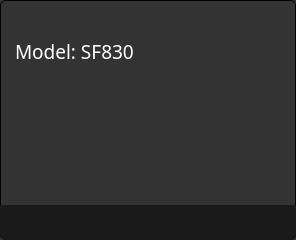
<?xml version="1.0" encoding="UTF-8"?>
<ui version="4.0">
 <class>DeviceWidget</class>
 <widget class="QWidget" name="DeviceWidget">
  <property name="geometry">
   <rect>
    <x>0</x>
    <y>0</y>
    <width>296</width>
    <height>240</height>
   </rect>
  </property>
  <property name="sizePolicy">
   <sizepolicy hsizetype="Minimum" vsizetype="Preferred">
    <horstretch>0</horstretch>
    <verstretch>0</verstretch>
   </sizepolicy>
  </property>
  <property name="minimumSize">
   <size>
    <width>296</width>
    <height>240</height>
   </size>
  </property>
  <property name="maximumSize">
   <size>
    <width>16777215</width>
    <height>247</height>
   </size>
  </property>
  <property name="font">
   <font>
    <family>Share Tech Mono</family>
    <pointsize>10</pointsize>
   </font>
  </property>
  <property name="windowTitle">
   <string>Form</string>
  </property>
  <property name="styleSheet">
   <string notr="true">QWidget#DeviceWidget {
    border: 1px solid black;
    border-radius: 5px;
    background:  rgb(51,51,51);
}
QLabel {
    color: rgb(153,153,153);
}</string>
  </property>
  <property name="locale">
   <locale language="Russian" country="Russia"/>
  </property>
  <layout class="QGridLayout" name="gridLayout">
   <property name="sizeConstraint">
    <enum>QLayout::SetDefaultConstraint</enum>
   </property>
   <property name="leftMargin">
    <number>0</number>
   </property>
   <property name="topMargin">
    <number>5</number>
   </property>
   <property name="rightMargin">
    <number>0</number>
   </property>
   <property name="bottomMargin">
    <number>0</number>
   </property>
   <property name="spacing">
    <number>15</number>
   </property>
   <item row="4" column="0" colspan="6">
    <widget class="QLabel" name="conditionLabel">
     <property name="sizePolicy">
      <sizepolicy hsizetype="MinimumExpanding" vsizetype="Fixed">
       <horstretch>0</horstretch>
       <verstretch>0</verstretch>
      </sizepolicy>
     </property>
     <property name="minimumSize">
      <size>
       <width>0</width>
       <height>35</height>
      </size>
     </property>
     <property name="font">
      <font>
       <family>Share Tech Mono</family>
       <pointsize>12</pointsize>
       <weight>50</weight>
       <italic>false</italic>
       <bold>false</bold>
      </font>
     </property>
     <property name="styleSheet">
      <string notr="true">color: rgb(239,255,10);
font: &quot;://resources/fonts/ShareTechMono-Regular.ttf&quot;;
background: rgb(26,26,26);
padding: 0 10px;
border: 1px solid rgb(26,26,26);
border-bottom-left-radius: 6px;
border-bottom-right-radius: 6px;</string>
     </property>
     <property name="text">
      <string/>
     </property>
    </widget>
   </item>
   <item row="2" column="1" rowspan="2" colspan="2">
    <layout class="QVBoxLayout" name="buttonsLayout"/>
   </item>
   <item row="0" column="3" rowspan="4" colspan="2">
    <widget class="QWidget" name="widgetBox" native="true">
     <property name="sizePolicy">
      <sizepolicy hsizetype="Preferred" vsizetype="Preferred">
       <horstretch>0</horstretch>
       <verstretch>0</verstretch>
      </sizepolicy>
     </property>
     <property name="minimumSize">
      <size>
       <width>50</width>
       <height>182</height>
      </size>
     </property>
     <property name="maximumSize">
      <size>
       <width>16777215</width>
       <height>182</height>
      </size>
     </property>
    </widget>
   </item>
   <item row="2" column="5">
    <spacer name="horizontalSpacer">
     <property name="orientation">
      <enum>Qt::Horizontal</enum>
     </property>
     <property name="sizeHint" stdset="0">
      <size>
       <width>1</width>
       <height>20</height>
      </size>
     </property>
    </spacer>
   </item>
   <item row="1" column="1" colspan="2">
    <widget class="QLabel" name="modelLabel">
     <property name="font">
      <font>
       <family>Share Tech Mono</family>
       <pointsize>14</pointsize>
      </font>
     </property>
     <property name="styleSheet">
      <string notr="true">color: rgb(255,255,255);
</string>
     </property>
     <property name="text">
      <string>Model: SF830</string>
     </property>
     <property name="alignment">
      <set>Qt::AlignLeading|Qt::AlignLeft|Qt::AlignTop</set>
     </property>
    </widget>
   </item>
   <item row="0" column="1">
    <widget class="QLabel" name="linkLabel">
     <property name="sizePolicy">
      <sizepolicy hsizetype="Fixed" vsizetype="Fixed">
       <horstretch>0</horstretch>
       <verstretch>0</verstretch>
      </sizepolicy>
     </property>
     <property name="minimumSize">
      <size>
       <width>18</width>
       <height>18</height>
      </size>
     </property>
     <property name="styleSheet">
      <string notr="true">QLabel {
    background: rgb(175,0,0);
    border: 1px solid rgb(26,26,26);
    border-radius: 3px;
}c</string>
     </property>
     <property name="text">
      <string/>
     </property>
    </widget>
   </item>
  </layout>
 </widget>
 <resources/>
 <connections/>
</ui>
